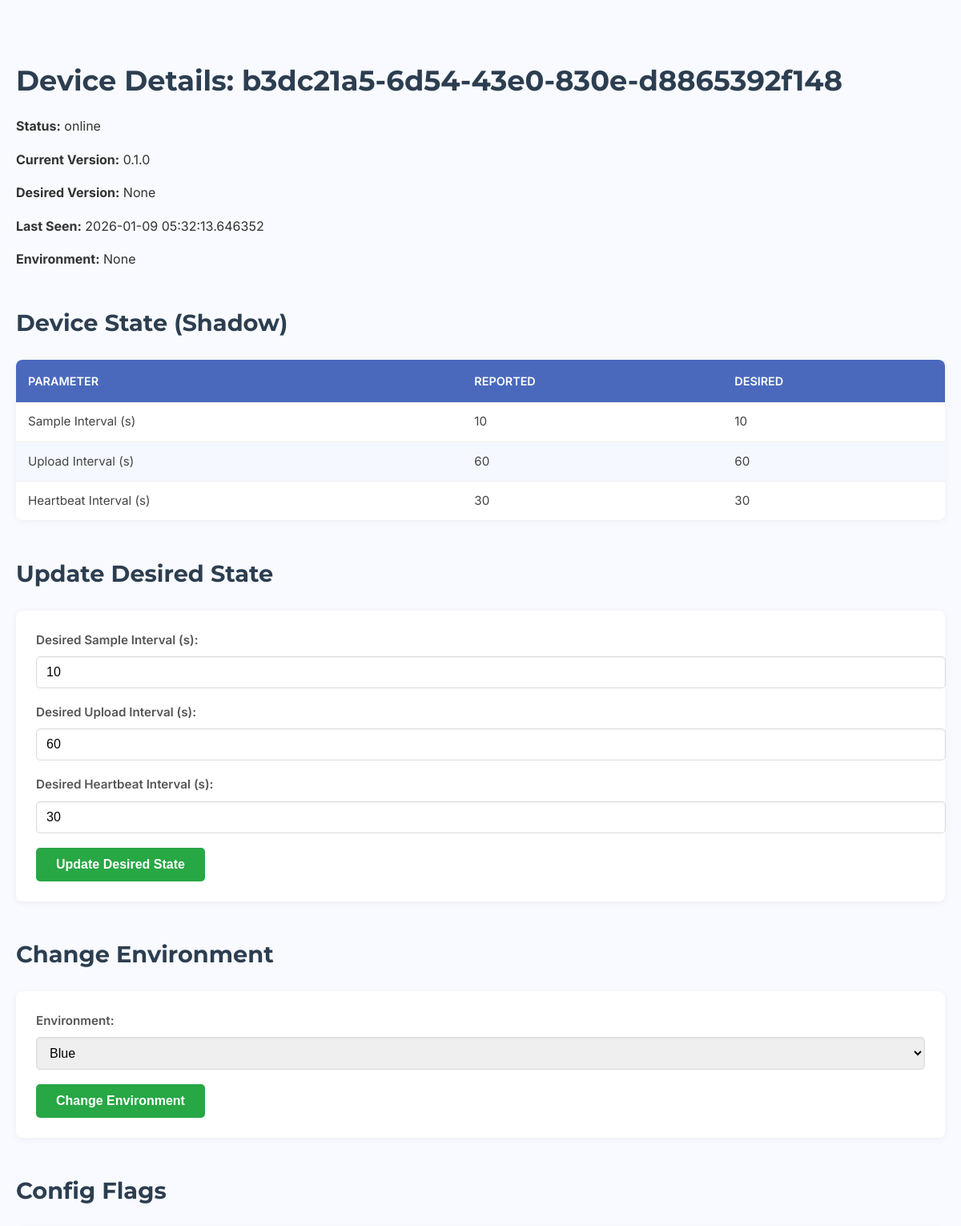
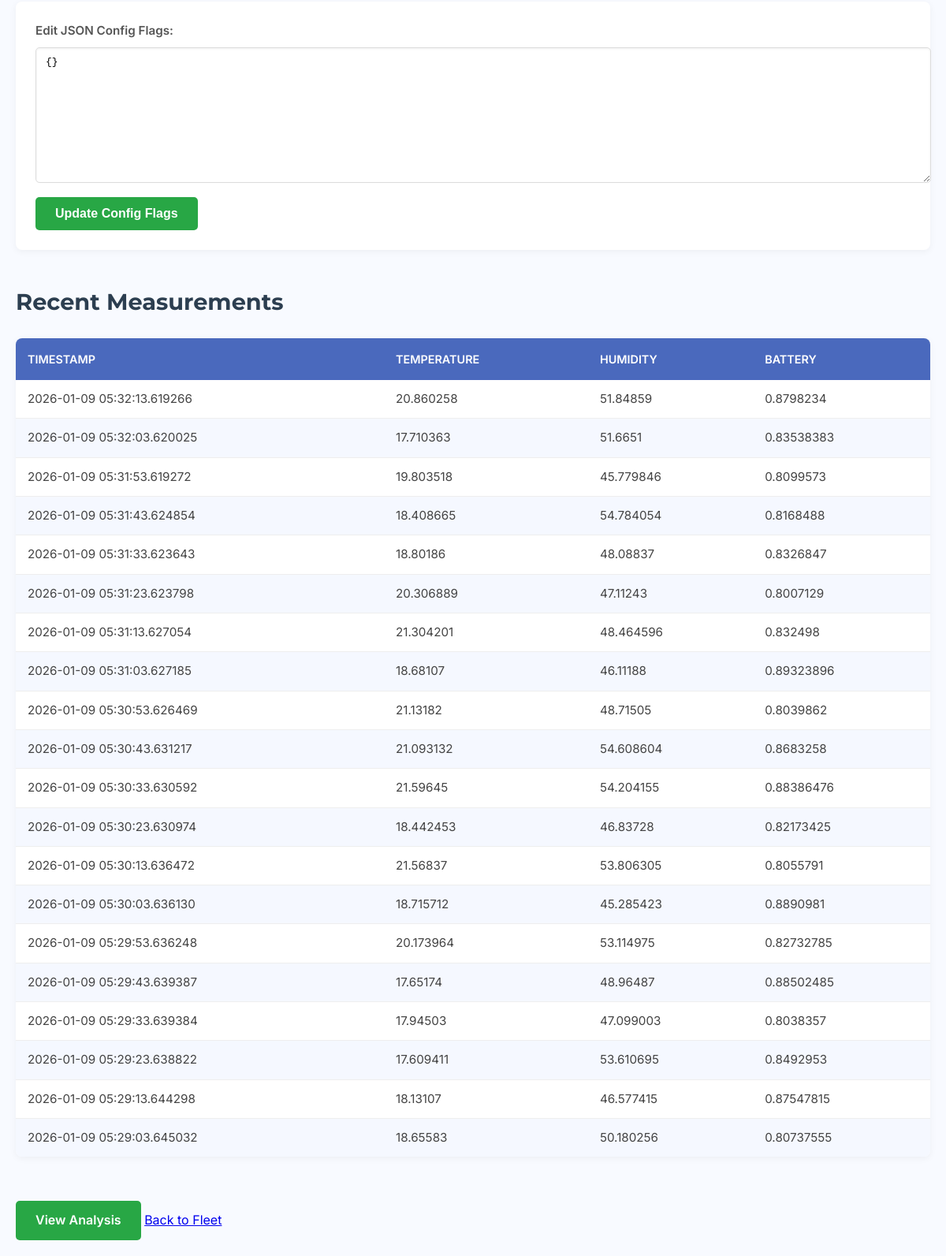
The page /devices/b3dc21a5-6d54-43e0-830e-d8865392f148 on the database its author committed (2 pictures, top to bottom).
### app/models.py (models this page shows)
class Device(Base):
    __tablename__ = "devices"
    id = Column(String, primary_key=True, index=True)
    current_version = Column(String)
    desired_version = Column(String)
    last_seen = Column(DateTime, default=datetime.datetime.utcnow)
    status = Column(String)
    rollout_bucket = Column(Integer, default=lambda: random.randint(0, 99))
    environment = Column(String, default="blue")
    region = Column(String, nullable=True)
    hardware_rev = Column(String, nullable=True)
    reported_sample_interval_secs = Column(Integer, default=10)
    reported_upload_interval_secs = Column(Integer, default=60)
    reported_heartbeat_interval_secs = Column(Integer, default=30)
    desired_sample_interval_secs = Column(Integer, default=10)
    desired_upload_interval_secs = Column(Integer, default=60)
    desired_heartbeat_interval_secs = Column(Integer, default=30)
    config_flags = Column(String, nullable=True, default="{}")
    lifecycle_state = Column(String, default="new", nullable=False) # new, active, suspended, decommissioned
    auth_token = Column(String, unique=True, nullable=True, index=True)
    registered_at = Column(DateTime, nullable=True)
    lifecycle_state = Column(String, default="new", nullable=False) # new, active, suspended, decommissioned
    auth_token = Column(String, unique=True, nullable=True, index=True)
    registered_at = Column(DateTime, nullable=True)
    measurements = relationship("Measurement", back_populates="device")
    errors = relationship("DeviceError", back_populates="device")

### app/ui/views.py (the view)
@router.get("/devices/{device_id}", response_class=HTMLResponse)
async def read_device(request: Request, device_id: str, db: Session = Depends(get_db)):
    device = db.query(models.Device).filter(models.Device.id == device_id).first()
    if device:
        measurements = db.query(models.Measurement).filter(models.Measurement.device_id == device_id).order_by(models.Measurement.timestamp.desc()).limit(20).all()
        config_flags = {}
        if device.config_flags:
            try:
                config_flags = json.loads(device.config_flags)
            except json.JSONDecodeError:
                pass # Handle invalid JSON by returning empty dict
    else:
        measurements = []
        config_flags = {}
    return templates.TemplateResponse("device_detail.html", {"request": request, "device": device, "measurements": measurements, "config_flags": config_flags})

### app/database.py (called while the page is built)
def get_db():
    db = SessionLocal()
    try:
        yield db
    finally:
        db.close()

### app/ui/templates/device_detail.html (shortened to what this page needs)
{% extends "base.html" %}
{% block content %}
    {% if device %}
    <h1 class="text-2xl font-bold mb-4">Device Details: {{ device.id }}</h1>
    <p><strong>Status:</strong> {{ device.status }}</p>
    <p><strong>Current Version:</strong> {{ device.current_version }}</p>
    <p><strong>Desired Version:</strong> {{ device.desired_version }}</p>
    <p><strong>Last Seen:</strong> {{ device.last_seen }}</p>
    <p><strong>Environment:</strong> {{ device.environment }}</p>
    <h2>Device State (Shadow)</h2>
    <table>
        <thead>
            <tr>
                <th>Parameter</th>
                <th>Reported</th>
                <th>Desired</th>
            </tr>
        </thead>
        <tbody>
            <tr>
                <td>Sample Interval (s)</td>
                <td>{{ device.reported_sample_interval_secs }}</td>
                <td class="{% if device.reported_sample_interval_secs != device.desired_sample_interval_secs %}unconverged{% endif %}">{{ device.desired_sample_interval_secs }}</td>
            </tr>
            <tr>
                <td>Upload Interval (s)</td>
                <td>{{ device.reported_upload_interval_secs }}</td>
                <td class="{% if device.reported_upload_interval_secs != device.desired_upload_interval_secs %}unconverged{% endif %}">{{ device.desired_upload_interval_secs }}</td>
            </tr>
            <tr>
                <td>Heartbeat Interval (s)</td>
                <td>{{ device.reported_heartbeat_interval_secs }}</td>
                <td class="{% if device.reported_heartbeat_interval_secs != device.desired_heartbeat_interval_secs %}unconverged{% endif %}">{{ device.desired_heartbeat_interval_secs }}</td>
            </tr>
        </tbody>
    </table>
    <h2>Update Desired State</h2>
    <form id="update-state-form">
        <div class="control-group">
            <label for="desired_sample_interval_secs">Desired Sample Interval (s):</label>
            <input type="number" id="desired_sample_interval_secs" name="desired_sample_interval_secs" value="{{ device.desired_sample_interval_secs }}">
        </div>
        <div class="control-group">
            <label for="desired_upload_interval_secs">Desired Upload Interval (s):</label>
            <input type="number" id="desired_upload_interval_secs" name="desired_upload_interval_secs" value="{{ device.desired_upload_interval_secs }}">
        </div>
        <div class="control-group">
            <label for="desired_heartbeat_interval_secs">Desired Heartbeat Interval (s):</label>
            <input type="number" id="desired_heartbeat_interval_secs" name="desired_heartbeat_interval_secs" value="{{ device.desired_heartbeat_interval_secs }}">
        </div>
        <button type="submit">Update Desired State</button>
    </form>
    <h2>Change Environment</h2>
    <form id="update-environment-form">
        <div class="control-group">
            <label for="environment">Environment:</label>
            <select id="environment" name="environment">
                <option value="blue" {% if device.environment == 'blue' %}selected{% endif %}>Blue</option>
            </select>
        </div>
        <button type="submit">Change Environment</button>
    </form>
    <h2>Config Flags</h2>
    <form id="update-config-flags-form">
        <div class="control-group">
            <label for="config_flags_json">Edit JSON Config Flags:</label>
            <textarea id="config_flags_json" name="config_flags_json" rows="10" cols="50" class="w-full p-2 border rounded-md font-mono text-sm">{{ config_flags | tojson(indent=2) }}</textarea>
        </div>
        <button type="submit" class="bg-indigo-500 hover:bg-indigo-700 text-white font-bold py-2 px-4 rounded">
            Update Config Flags
        </button>
    </form>
    <h2>Recent Measurements</h2>
    <table>
        <thead>
            <tr>
                <th>Timestamp</th>
                <th>Temperature</th>
                <th>Humidity</th>
                <th>Battery</th>
            </tr>
        </thead>
        <tbody>
            {% for m in measurements %}
            <tr>
                <td>{{ m.timestamp }}</td>
                <td>{{ m.temp }}</td>
                <td>{{ m.humidity }}</td>
                <td>{{ m.battery }}</td>
            </tr>
            {% endfor %}
        </tbody>
    </table>
    {% else %}
    <h1>Device not found</h1>
    {% endif %}
    <br>
    <a href="/devices/{{ device.id }}/analysis" class="button">View Analysis</a>
    <a href="/">Back to Fleet</a>
{% endblock %}

### app/ui/templates/base.html (shortened to what this page needs)
<!DOCTYPE html>
<html lang="en">
<head>
    <link rel="stylesheet" href="/static/main.css">
</head>
<body>
    <div class="container">
        {% block content %}{% endblock %}
    </div>
</body>
</html>

### app/ui/static/main.css (style rules this page uses)
body { font-family: 'Inter', sans-serif; line-height: 1.6; color: #333; background-color: #f8faff; margin: 0; padding: 20px; -webkit-font-smoothing: antialiased; -moz-osx-font-smoothing: grayscale; }
h1, h2, h3, h4, h5, h6 { font-family: 'Montserrat', sans-serif; color: #2c3e50; margin-top: 1.5em; margin-bottom: 0.8em; font-weight: 700; }
h1 { font-size: 2.2em; }
h2 { font-size: 1.8em; }
form { background-color: #ffffff; padding: 25px; border-radius: 8px; box-shadow: 0 2px 10px rgba(0,0,0,0.05); margin-bottom: 30px; }
.control-group { margin-bottom: 18px; display: flex; flex-direction: column; }
.control-group label { font-weight: 600; color: #555; margin-bottom: 8px; font-size: 0.95em; }
.control-group input[type="range"], .control-group input[type="number"], .control-group input[type="text"], .control-group input[type="color"], .control-group select, .control-group textarea { width: 100%; padding: 10px 12px; border: 1px solid #dcdcdc; border-radius: 5px; font-size: 1em; box-shadow: inset 0 1px 3px rgba(0,0,0,0.06); transition: border-color 0.3s ease, box-shadow 0.3s ease; }
button[type="submit"], .button { background-color: #28a745; color: white; padding: 12px 25px; border: none; border-radius: 5px; font-size: 1em; font-weight: 600; cursor: pointer; transition: background-color 0.3s ease, transform 0.2s ease; display: inline-block; text-align: center; text-decoration: none; }
table { width: 100%; border-collapse: collapse; margin-bottom: 30px; background-color: #ffffff; box-shadow: 0 2px 10px rgba(0,0,0,0.05); border-radius: 8px; overflow: hidden; }
table thead th { background-color: #4a69bd; color: white; padding: 15px; text-align: left; font-size: 0.9em; font-weight: 600; text-transform: uppercase; }
table tbody tr:nth-child(even) { background-color: #f5f8ff; }
table td { padding: 12px 15px; border-bottom: 1px solid #eee; color: #444; font-size: 0.95em; }
table tbody tr:last-child td { border-bottom: none; }
textarea { resize: vertical; }
.mb-4 { margin-bottom: 1rem; }

### rows shown on the page
Device: id "b3dc21a5-6d54-43e0-830e-d8865392f148", status "online", current_version "0.1.0", desired_version "None", last_seen "2026-01-09 05:32:13.646352", environment "None", reported_sample_interval_secs "10", desired_sample_interval_secs "10", reported_upload_interval_secs "60", desired_upload_interval_secs "60", reported_heartbeat_interval_secs "30", desired_heartbeat_interval_secs "30"

### other values the page prints
{{ m.timestamp }} "2026-01-09 05:32:13.619266" "2026-01-09 05:32:03.620025" "2026-01-09 05:31:53.619272" "2026-01-09 05:31:43.624854" "2026-01-09 05:31:33.623643" "2026-01-09 05:31:23.623798" "2026-01-09 05:31:13.627054" "2026-01-09 05:31:03.627185" "2026-01-09 05:30:53.626469" "2026-01-09 05:30:43.631217" "2026-01-09 05:30:33.630592" "2026-01-09 05:30:23.630974" "2026-01-09 05:30:13.636472" "2026-01-09 05:30:03.636130" "2026-01-09 05:29:53.636248" "2026-01-09 05:29:43.639387" "2026-01-09 05:29:33.639384" "2026-01-09 05:29:23.638822" "2026-01-09 05:29:13.644298" "2026-01-09 05:29:03.645032"
{{ m.temp }} "20.860258" "17.710363" "19.803518" "18.408665" "18.80186" "20.306889" "21.304201" "18.68107" "21.13182" "21.093132" "21.59645" "18.442453" "21.56837" "18.715712" "20.173964" "17.65174" "17.94503" "17.609411" "18.13107" "18.65583"
{{ m.humidity }} "51.84859" "51.6651" "45.779846" "54.784054" "48.08837" "47.11243" "48.464596" "46.11188" "48.71505" "54.608604" "54.204155" "46.83728" "53.806305" "45.285423" "53.114975" "48.96487" "47.099003" "53.610695" "46.577415" "50.180256"
{{ m.battery }} "0.8798234" "0.83538383" "0.8099573" "0.8168488" "0.8326847" "0.8007129" "0.832498" "0.89323896" "0.8039862" "0.8683258" "0.88386476" "0.82173425" "0.8055791" "0.8890981" "0.82732785" "0.88502485" "0.8038357" "0.8492953" "0.87547815" "0.80737555"
